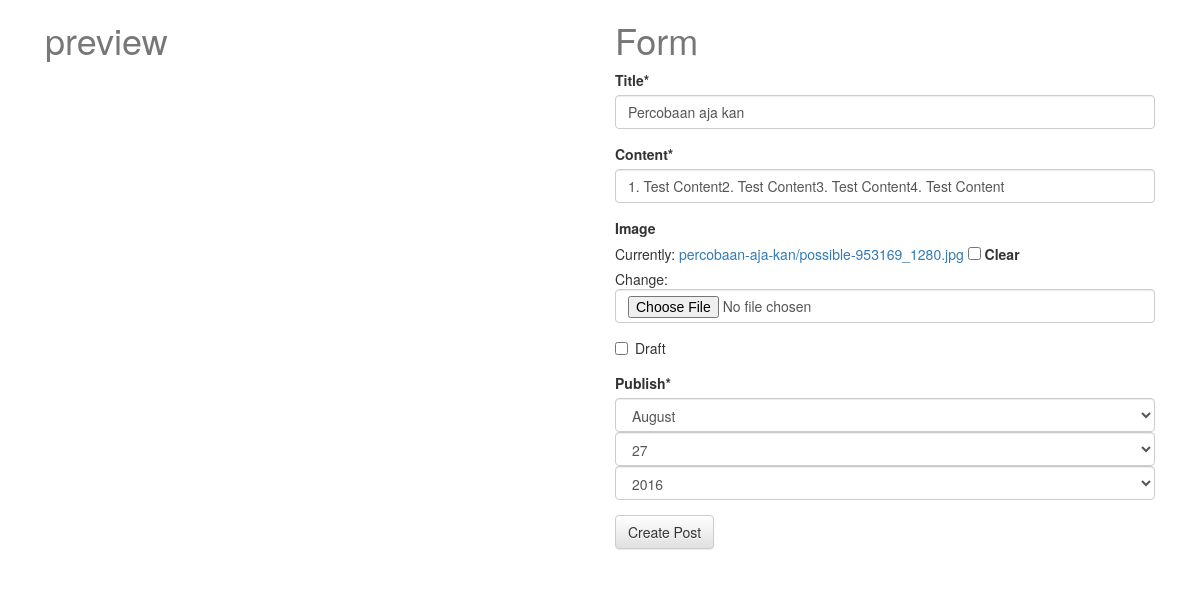
Page /posts/percobaan-aja-kan/edit/ (signed in) on the committed database.
### posts/models.py (models this page shows, shortened)
class Post(models.Model):
    user = models.ForeignKey(settings.AUTH_USER_MODEL, default=1)
    title = models.CharField(max_length=120)
    slug = models.SlugField(unique=True)
    image = models.ImageField(upload_to=upload_location,
            null=True,
            blank=True,
            width_field="width_field",
            height_field="height_field")
    height_field = models.IntegerField(default=0)
    width_field = models.IntegerField(default=0)
    content = models.TextField()
    draft = models.BooleanField(default=False)
    publish = models.DateField(auto_now=False, auto_now_add=False)
    updated = models.DateTimeField(auto_now=True, auto_now_add=False)
    timestamp = models.DateTimeField(auto_now=False, auto_now_add=True)
    objects = PostManager()
    class Meta:
        ordering = ["-timestamp", "-updated"]

### posts/views.py (the view)
# urls.py: url(r'^(?P<slug>[\w-]+)/edit/$', post_update, name='update'),
def post_update(request, slug=None):
	if not request.user.is_staff or not request.user.is_superuser:
		raise Http404
	instance = get_object_or_404(Post, slug=slug)
	form = PostForm(request.POST or None, request.FILES or None, instance=instance)
	if form.is_valid():
		instance = form.save(commit=False)
		instance.save()
		messages.success(request, "Success update")
		return HttpResponseRedirect(instance.get_absolute_url())
	context = {
		"title": instance.title,
		"instance": instance,
		"form":form,
	}
	return render(request, "post/post_form.html", context)

### posts/forms.py
class PostForm(forms.ModelForm):
    content = forms.CharField(widget=PagedownWidget(show_preview=False))
    publish = forms.DateField(widget=forms.SelectDateWidget)
    class Meta:
        model = Post
        fields = [
            "title",
            "content",
            "image",
            "draft",
            "publish",
        ]

### templates/post/post_form.html (shortened to what this page needs)
{% extends "base.html" %}
{% load crispy_forms_tags %}
{% block content %}
    <div class="col-sm-6">
        <h1>preview</h1>
    </div>
    <div class='col-sm-6'>
        <h1>Form</h1>
        <form method='POST' action='' enctype='multipart/form-data'>{% csrf_token %}
            {{ form|crispy }}
            <input type='submit' class='btn btn-default' value='Create Post' />
        </form>
    </div>
{% endblock content %}

### static/css/base.css (style rules this page uses)
h1 { color: #777777; }

### rows in the picture
Post: title "Percobaan aja kan", content "1. Test Content2. Test Content3. Test Content4. Test Content"
